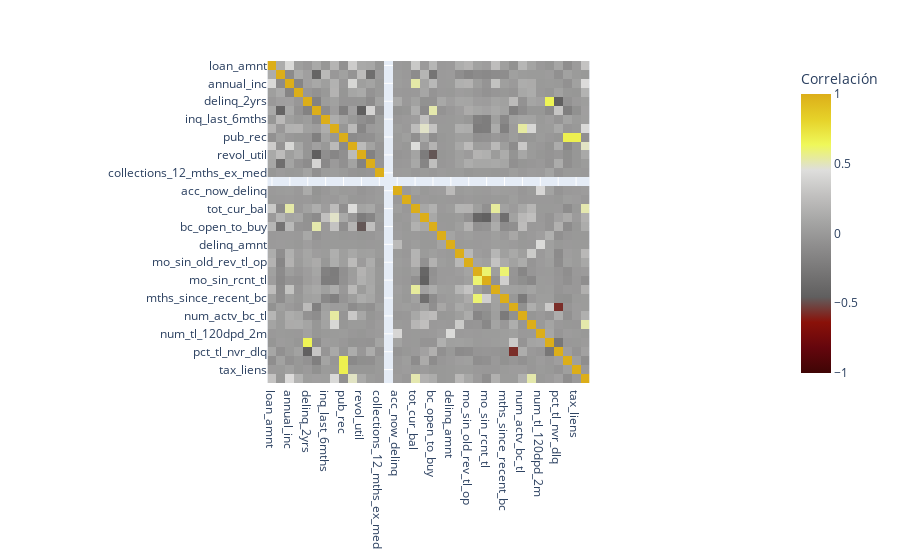

Notebook cell for this chart:
### Code cell
corr_df = data_num_sc.corr() # corr() computes the pairwise correlation of columns, excluding NA/null values
px.imshow(corr_df,
          labels=dict(color="Correlación"),
          x=corr_df.index,
          y=corr_df.columns,
          range_color=[-1, 1],
          color_continuous_scale="oxy"
          )

### Figure 1 — Plotly figure (JSON) as saved in the notebook; plotly's stock layout.template omitted (floating-point values rounded to 4 significant figures; data arrays with more than 128 entries replaced by an {"elided": "..."} marker saying what was removed)
{"data": [{"coloraxis": "coloraxis", "hovertemplate": "x: %{x}<br>y: %{y}<br>Correlación: %{z}<extra></extra>", "name": "0", "type": "heatmap", "x": ["loan_amnt", "int_rate", "annual_inc", "dti", "delinq_2yrs", "fico_range_low", "inq_last_6mths", "open_acc", "pub_rec", "revol_bal", "revol_util", "last_fico_range_high", "collections_12_mths_ex_med", "policy_code", "acc_now_delinq", "tot_coll_amt", "tot_cur_bal", "acc_open_past_24mths", "bc_open_to_buy", "chargeoff_within_12_mths", "delinq_amnt", "mo_sin_old_il_acct", "mo_sin_old_rev_tl_op", "mo_sin_rcnt_rev_tl_op", "mo_sin_rcnt_tl", "mort_acc", "mths_since_recent_bc", "num_accts_ever_120_pd", "num_actv_bc_tl", "num_il_tl", "num_tl_120dpd_2m", "num_tl_90g_dpd_24m", "pct_tl_nvr_dlq", "pub_rec_bankruptcies", "tax_liens", "total_bal_ex_mort"], "xaxis": "x", "y": ["loan_amnt", "int_rate", "annual_inc", "dti", "delinq_2yrs", "fico_range_low", "inq_last_6mths", "open_acc", "pub_rec", "revol_bal", "revol_util", "last_fico_range_high", "collections_12_mths_ex_med", "policy_code", "acc_now_delinq", "tot_coll_amt", "tot_cur_bal", "acc_open_past_24mths", "bc_open_to_buy", "chargeoff_within_12_mths", "delinq_amnt", "mo_sin_old_il_acct", "mo_sin_old_rev_tl_op", "mo_sin_rcnt_rev_tl_op", "mo_sin_rcnt_tl", "mort_acc", "mths_since_recent_bc", "num_accts_ever_120_pd", "num_actv_bc_tl", "num_il_tl", "num_tl_120dpd_2m", "num_tl_90g_dpd_24m", "pct_tl_nvr_dlq", "pub_rec_bankruptcies", "tax_liens", "total_bal_ex_mort"], "yaxis": "y", "z": {"elided": "36x36 float values"}}], "layout": {"coloraxis": {"cmax": 1, "cmin": -1, "colorbar": {"title": {"text": "Correlación"}}, "colorscale": [[0, "rgb(63, 5, 5)"], [0.09091, "rgb(101, 6, 13)"], [0.1818, "rgb(138, 17, 9)"], [0.2727, "rgb(96, 95, 95)"], [0.3636, "rgb(119, 118, 118)"], [0.4545, "rgb(142, 141, 141)"], [0.5455, "rgb(166, 166, 165)"], [0.6364, "rgb(193, 192, 191)"], [0.7273, "rgb(222, 222, 220)"], [0.8182, "rgb(239, 248, 90)"], [0.9091, "rgb(230, 210, 41)"], [1, "rgb(220, 174, 25)"]]}, "margin": {"t": 60}, "xaxis": {"anchor": "y", "constrain": "domain", "domain": [0, 1], "scaleanchor": "y"}, "yaxis": {"anchor": "x", "autorange": "reversed", "constrain": "domain", "domain": [0, 1]}}}
